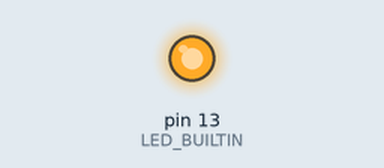
This sketch was run on a simulated Arduino Uno, built with avr-gcc and run on an emulated ATmega328P. Parts: output pins drawn as LEDs (lit = HIGH).

Above: at 0.15 s.
At 14.7 s:
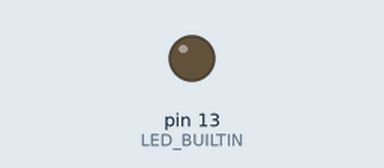
Timing chart, 0 to 20.3 s (numbered marks = the images above):
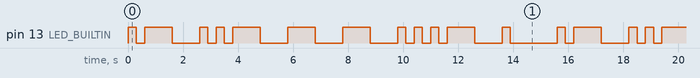

The sketch:

pop1.ino
```cpp
void setup() {
  // initialize digital pin LED_BUILTIN as an output.
  pinMode(13, OUTPUT);
}


void loop() {
  //L
  short1();  long1();   short1();   short1();
  //O
  long1();  long1();   long1();
  //V
  short1();   short1();  short1();  long1();
  //e
  short1();
  delay(1400);
}


void short1() {
  digitalWrite(LED_BUILTIN, HIGH);
  delay(300);
  digitalWrite(LED_BUILTIN, LOW);
  delay(300);
}

void long1() {
  digitalWrite(LED_BUILTIN, HIGH);
  delay(1000);
  digitalWrite(LED_BUILTIN, LOW);
  delay(1000);
}
```

Measured:
- by itself, pin 13 (LED_BUILTIN): moves between LOW and HIGH, repeating every 15.6 s
- by itself, everything shown: repeats every 15.6 s, in 24 steps
